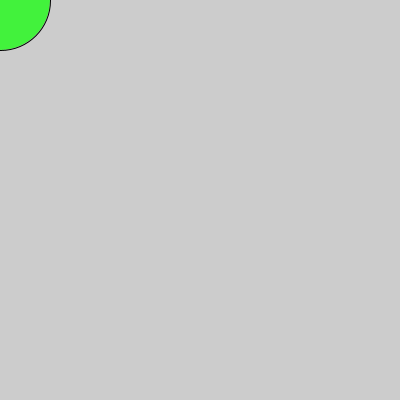
Frame 1 (no input)
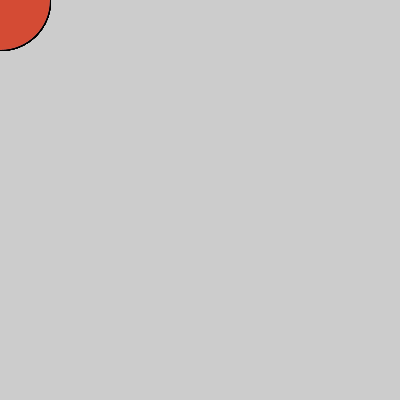
Frame 60 (the mouse pressed at the canvas centre just before this capture)
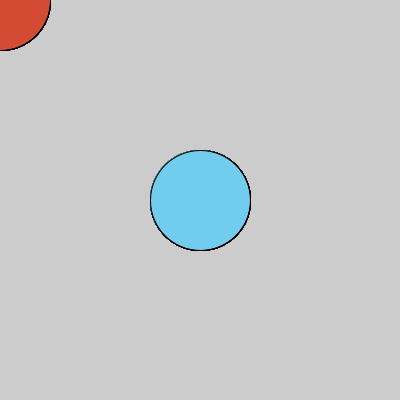
Frame 120 (the mouse held since frame 60 and released just before this capture)

The Processing sketch that drew these frames (run headless with seeded random() and noise(); from frame 60 on, the mouse is pressed at the canvas centre):

// Processing sketch: random
// ── random.pde
float tam;
void setup() {
  size(400, 400);
  tam = 100;
}

void draw() {
  //rectMode(CENTER);
  //ellipseMode(CORNER);
  
  tam = random(50);
  fill(random(255), random(255), random(255));
  //ellipse(random(width), random(height), tam, tam);
  
  ellipse(mouseX,mouseY,100,100);
}
